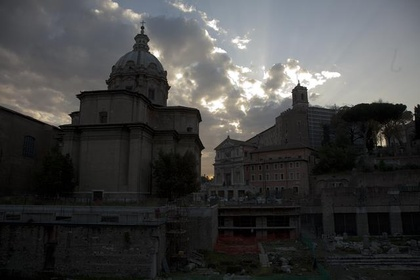
%> input picture LIME/349293-20191013233603154-988940053.jpg, 420 x 280 px, shrunk from 640 x 427 before the run
$ octave demo.m   (GNU Octave 9; MATLAB toolbox functions it lacks are replaced by stand-ins)
%> lines starting %> are read from the running program, lines starting %| are printed output that depends on the picture
%> further down, img is the input picture: size 280x420x3 uint8; mean R, G, B 66.3, 66.4, 66
### LIME/Lime_enhance.m
function img_out = Lime_enhance(img_in, Model, method, denoiseFlag, displayFlag)
%> called with Model = 'Normal', method = 'SA', denoiseFlag = 0, displayFlag = 0
% Inputs:
%        Model: 'Normal' 论文公式(1)模型, 'Dehaze'论文公式(2)模型
%        method: 'Max' / 'Mean' / 'BF' / 'TV' / 'SA'
% Outputs:
%        img_out:
%
epsilon = 0.0001;
[m, n, dims] = size(img_in);
%> m = 280; n = 420; dims = 3

if strcmp(Model, 'Normal') == 1
    % 估计光照亮度
    T = Illumination(img_in, 'max_c'); % 亮通道

    if displayFlag
        figure;
        imshow(T,[]);
        title('T');
    end

    % 亮通道光滑
    smoothT = Illumination_filter(T, method);

    if displayFlag
        figure;
        imshow(smoothT, []);
        title('smoothT');
    end

    % gama变换
    gama = 0.8;
    gamaT = smoothT.^gama;

    if displayFlag
        figure;
        imshow(gamaT, []);
        title('gamaT');
    end

    % I = img_in ./ repmat((gamaT + (gamaT == 0) * epsilon), [1, 1, 3]);
    I = 1 - ((ones([m, n, dims]) - img_in) - repmat(0.95 * (1 - gamaT), [1, 1, 3])) ./ repmat((gamaT + (gamaT == 0) * epsilon), [1, 1, 3]);
    I(I < 0) = 0;
    I(I > 1) = 1;

    if displayFlag
        figure;
        imshow(I, []);
        title('未除噪增强图像');
    end

    % 进行噪声处理
    if denoiseFlag == 1
        I_noise = uint8(I .* 255);
        I_YCbCr = rgb2ycbcr(I_noise);
        Y = I_YCbCr(:, :, 1);
        maxY = max(max(Y));
        minY = min(min(Y));
        % BM3D去噪
        Y_denoise = BM3D(Y, 0, 5, 1, 1);
        maxY_denoise = max(max(Y_denoise));
        minY_denoise = min(min(Y_denoise));
        Y_denoise = (double(Y_denoise) - double(minY_denoise)) ./ double(maxY_denoise - minY_denoise) .* double(maxY - minY) + double(minY);
        I_YCbCr(:, :, 1) = Y_denoise;
        I_denoise = ycbcr2rgb(I_YCbCr);
        I_denoise = double(I_denoise) ./ 255.;
        % 图像融合
        I = double(I) .* double(repmat(gamaT, [1, 1, 3])) + double(I_denoise) .* double(repmat((1 - gamaT), [1, 1, 3]));
    end

elseif strcmp(Model, 'Dehaze') == 1
    img_in = 1 - img_in;
    ksize = 5;
    [img_in, I, J, T_est, T, A] = removeHaze(img_in,ksize);
    I = 1 - I;
end

img_out = I;
end

### LIME/Illumination.m
function T = Illumination(L, method)
%> called with method = 'max_c'
% Inputs:
%        L:
% Outputs:
%        T:

if strcmp(method, 'max_c') == 1
    T = max(L, [], 3);
elseif strcmp(method, 'min_c') == 1
    T = min(L, [], 3);
end

end

### LIME/Illumination_filter.m
function T_out = Illumination_filter(T_in, method, ksize, sigma1, sigma2, alpha, sharpness, maxIter)
% Inputs:
%        T_in:
%        ksize: 窗口的大小为ksize x ksize
%        method:
%        sigma1:
%        sigma2:
%        alpha:
%        sharpness:
%        maxIter:
% Outputs:
%         T_out:
%
% Author: HSW
% Date: 2018-04-27
%
if ~exist('method','var')
    method = 'Max';
end

if strcmp(method, 'Max') == 1
    if ~exist('ksize','var')
        ksize = 5;
    end
elseif strcmp(method, 'Mean') == 1
    if ~exist('ksize','var')
        ksize = 5;
    end
elseif strcmp(method, 'BF') == 1
    if ~exist('ksize','var')
        ksize = 5;
    end

    if ~exist('sigma1','var')
        sigma1 = 5;
    end

    if ~exist('sigma2','var')
        sigma2 = 7;
    end
elseif strcmp(method, 'TV') == 1
    if ~exist('alpha','var')
        alpha = 0.15;
    end

    if ~exist('maxIter','var')
        maxIter = 50;
    end
elseif strcmp(method, 'SA') == 1
    if ~exist('alpha','var')
        alpha = 0.15;
    end

    if ~exist('sigma1','var')
        sigma1 = 5;
    end

    if ~exist('sharpness', 'var')
        sharpness = 0.02;
    end

    if ~exist('maxIter','var')
        maxIter = 4;
    end
end


if strcmp(method, 'Max') == 1
    % 局部极大值
    T_out = filter_Max(T_in, ksize);
elseif strcmp(method, 'Mean') == 1
    T_out = filter_Mean(T_in, ksize);
elseif strcmp(method, 'BF') == 1
    % 双边滤波
    T_out = filter_BF(T_in, ksize, sigma1, sigma2);
elseif strcmp(method, 'TV') == 1
    T_out = filter_TV(T_in, alpha, maxIter);
elseif strcmp(method, 'SA') == 1
    T_out = filter_SA(T_in, alpha, sigma1, sharpness, maxIter);
end
end

% [111 lines left out: functions filter_Max, filter_Mean, filter_BF, filter_TV, not called in this run]

function T_out = filter_SA(T_in, alpha, sigma, sharpness, maxIter)
% Inputs:
%        T_in:
%        alpha:
%        sigma:
%        maxIter:
%        sharpness:
% Outputs:
%        T_out:
% Author: HSW
% Date: 2018-04-27
%
% 论文描述的解法没有完全理解，就按照论文中的文献[17]的迭代法进行实现，只是不迭代更新Wh 和 Wv
T_out = tsmooth(T_in, alpha, sigma, sharpness, maxIter);
end


function S = tsmooth(I,lambda,sigma,sharpness,maxIter)
% 参考代码： https://blog.csdn.net/songzitea/article/details/12851723#
if (~exist('lambda','var'))
    lambda=0.01;
end
if (~exist('sigma','var'))
    sigma=3.0;
end
if (~exist('sharpness','var'))
    sharpness = 0.02;
end
if (~exist('maxIter','var'))
    maxIter=4;
end
I = im2double(I);
x = I;
sigma_iter = sigma;
lambda = lambda/2.0;
dec=2.0;
[wx, wy] = computeTextureWeights(x, sigma_iter, sharpness); % 与文献[17]不同，文献[17]每次迭代都改变wx, wy
for iter = 1:maxIter
    % [wx, wy] = computeTextureWeights(x, sigma_iter, sharpness);
    x = solveLinearEquation(I, wx, wy, lambda);
    sigma_iter = sigma_iter/dec;
    if sigma_iter < 0.5
        sigma_iter = 0.5;
    end
end
S = x;
end

function [retx, rety] = computeTextureWeights(fin, sigma,sharpness)
%> called with sigma = 5, sharpness = 0.02

fx = diff(fin,1,2);
fx = padarray(fx, [0 1 0], 'post');
%> fx: size 280x420 double
fy = diff(fin,1,1);
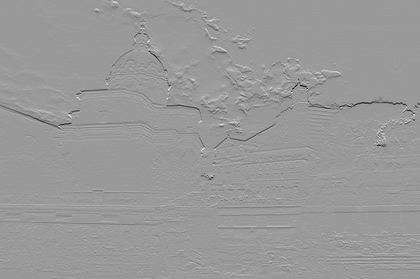
%> fy: size 279x420 double; min -0.678, max 0.447, mean -0.00152; drawn with min black and max white
fy = padarray(fy, [1 0 0], 'post');
%> fy: size 280x420 double

vareps_s = sharpness;
vareps = 0.001;

wto = max(sum(sqrt(fx.^2+fy.^2),3)/size(fin,3),vareps_s).^(-1);
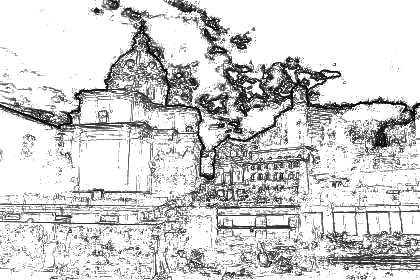
%> wto: size 280x420 double; min 1.33, max 50, mean 41.4; drawn with min black and max white
fbin = lpfilter(fin, sigma);
gfx = diff(fbin,1,2);
gfx = padarray(gfx, [0 1], 'post');
%> gfx: size 280x420 double
gfy = diff(fbin,1,1);
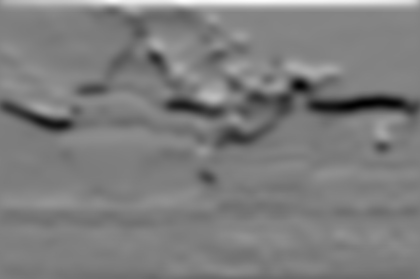
%> gfy: size 279x420 double; min -0.0521, max 0.0518, mean -0.000847; drawn with min black and max white
gfy = padarray(gfy, [1 0], 'post');
%> gfy: size 280x420 double
wtbx = max(sum(abs(gfx),3)/size(fin,3),vareps).^(-1);
wtby = max(sum(abs(gfy),3)/size(fin,3),vareps).^(-1);
retx = wtbx.*wto;
rety = wtby.*wto;

retx(:,end) = 0;
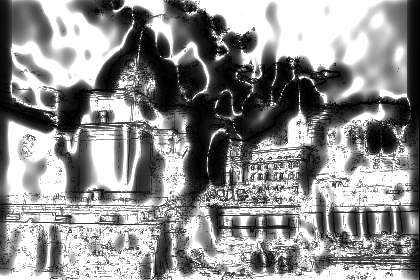
%> retx: size 280x420 double; min 0, max 50000, mean 28019.8; drawn with min black and max white
rety(end,:) = 0;
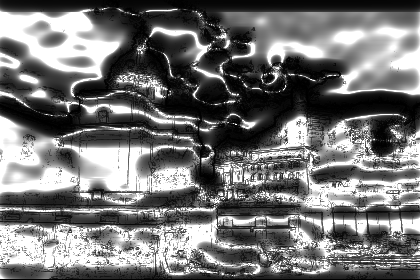
%> rety: size 280x420 double; min 0, max 50000, mean 22646.1; drawn with min black and max white

end

function ret = conv2_sep(im, sigma)
ksize = bitor(round(5*sigma),1);
g = fspecial('gaussian', [1,ksize], sigma);
ret = conv2(im,g,'same');
ret = conv2(ret,g','same');
end

function FBImg = lpfilter(FImg, sigma)
FBImg = FImg;
for ic = 1:size(FBImg,3)
    FBImg(:,:,ic) = conv2_sep(FImg(:,:,ic), sigma);
end
end

function OUT = solveLinearEquation(IN, wx, wy, lambda)
[r,c,ch] = size(IN);
k = r*c;
dx = -lambda*wx(:);
dy = -lambda*wy(:);
B(:,1) = dx;
B(:,2) = dy;
d = [-r,-1];
A = spdiags(B,d,k,k);
e = dx;
w = padarray(dx, r, 'pre'); w = w(1:end-r);
s = dy;
n = padarray(dy, 1, 'pre'); n = n(1:end-1);
D = 1-(e+w+s+n);
A = A + A' + spdiags(D, 0, k, k);
if exist('ichol','builtin')
    L = ichol(A,struct('michol','on'));
    OUT = IN;
    for ii=1:ch
        tin = IN(:,:,ii);
        [tout, flag] = pcg(A, tin(:),0.1,100, L, L');
        OUT(:,:,ii) = reshape(tout, r, c);
    end
else
    OUT = IN;
    for ii=1:ch
        tin = IN(:,:,ii);
        tout = A\tin(:);
        OUT(:,:,ii) = reshape(tout, r, c);
    end
end

end

### LIME/demo.m
% 论文： LIME: A Method for Low-light Image Enhancement
% 作者：Xiaojie Guo
% 链接：
% Author: HSW
% Date: 2018-04-27

clc;
close all;
clear;

addpath(genpath('removeHaze\'));
addpath(genpath('BM3D\'));

% img = imread('timg1.png');
img = imread('349293-20191013233603154-988940053.jpg');
% img = imread('timg3.png');
% img = imread('timg4.png');
figure;
imshow(img, []);
title('原图像');
Model = 'Normal'; % 'Dehaze' / 'Normal'
method = 'SA';
denoiseFlag = 0;  % = 0时表示不进行噪声处理； = 1时表示进行噪声处理
if size(img, 3) == 3
    img_in = im2double(img);
    img_out = Lime_enhance(img_in, Model, method, 0, 0);
%> the loop in tsmooth, `for iter = 1:maxIter` made 4 passes
%> pass 1, in tsmooth, `x = solveLinearEquation(I, wx, wy, lambda);`:
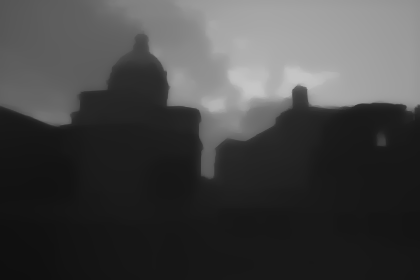
%> x: size 280x420 double; min 0.0605, max 0.779, mean 0.272
%> after the loop in tsmooth, `for iter = 1:maxIter`: sigma_iter = 0.5
%> in Lime_enhance, `I(I < 0) = 0;`: I: size 280x420x3 double; mean R, G, B 0.502, 0.501, 0.492
%> in Lime_enhance, `I(I > 1) = 1;`:
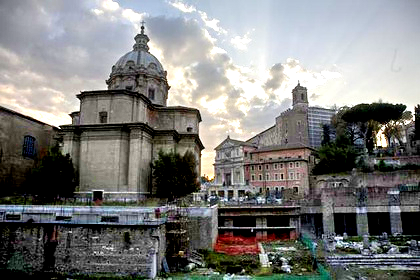
%> I: size 280x420x3 double; mean R, G, B 0.494, 0.495, 0.488
    figure;
    imshow(img_out, []);
    title(['增强结果(', 'Model:', Model, ' | Smooth Method:', method, ')']);
else
    disp('LIME模型处理彩色图像');
end
